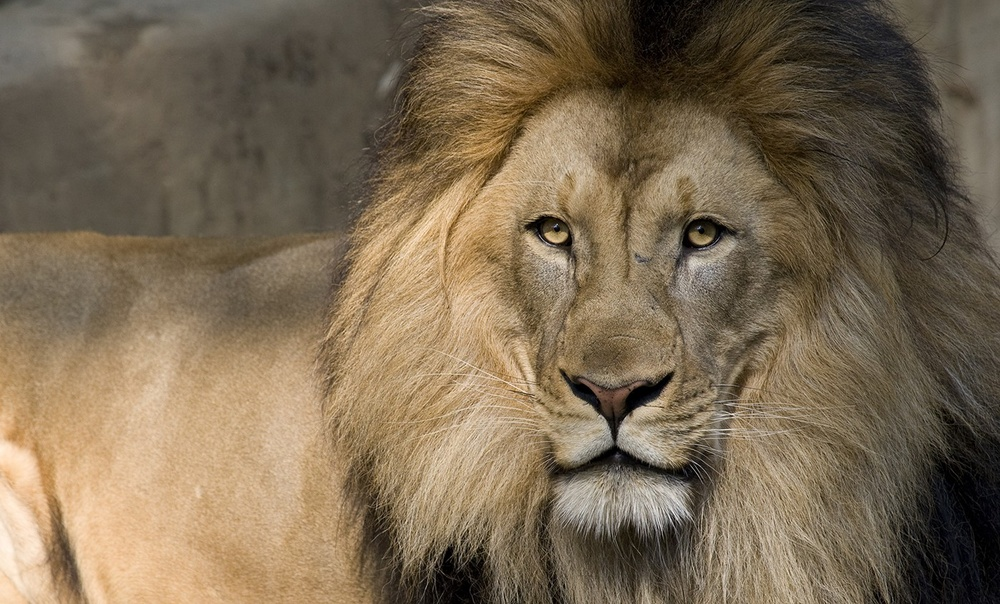
#> input picture IMAGE TO PENCIL SKETCH WITH PYTHON/lion.jpg, 1000 x 604 px, shrunk from 1400 x 845 before the run
$ jupyter execute 'Image to pencil sketch.ipynb'   (shell and % lines are left out)
#> lines starting #> are read from the running program, lines starting #| are printed output that depends on the picture
[cell 1]
import cv2

[cell 2]
image = cv2.imread('lion.jpg')
#> image is the input picture: shape (604, 1000, 3); mean B, G, R 83.6, 107.1, 124
cv2.imshow('Lion',image)
cv2.waitKey(0)
cv2.destroyAllWindows()

[cell 3]
gray_image = cv2.cvtColor(image,cv2.COLOR_BGR2GRAY)
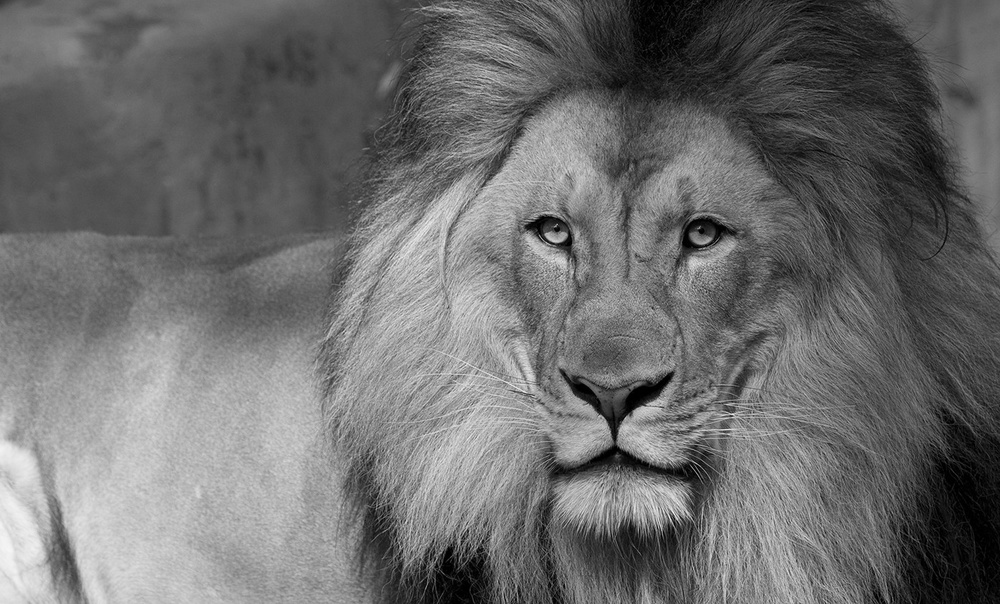
#> gray_image: shape (604, 1000); min 0, max 247, mean 109.5
cv2.imshow("New Lion", gray_image)
cv2.waitKey(0)
cv2.destroyAllWindows()

[cell 4]
inverted_image = 255 - gray_image
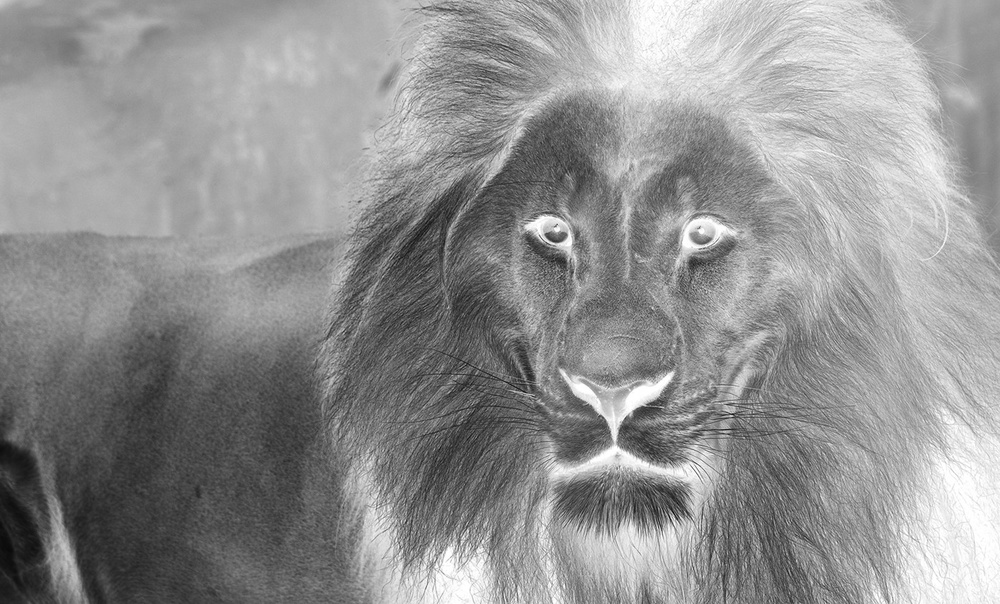
#> inverted_image: shape (604, 1000); min 8, max 255, mean 145.5
cv2.imshow("Inverted", inverted_image)
cv2.waitKey(0)
cv2.destroyAllWindows()

[cell 5]
blur = cv2.GaussianBlur(inverted_image, (21, 21), 0)

[cell 6]
inverted_blurred = 255 - blur
pencil_sketch = cv2.divide(gray_image, inverted_blurred, scale=256.0)
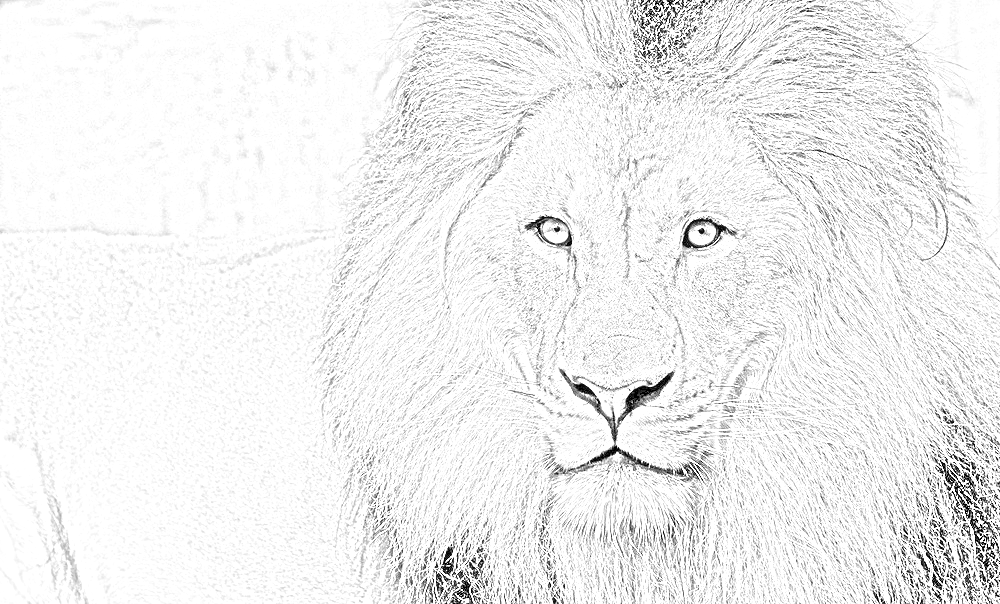
#> pencil_sketch: shape (604, 1000); min 0, max 255, mean 239.7
cv2.imshow("Sketch", pencil_sketch)
cv2.waitKey(0)
cv2.destroyAllWindows()
